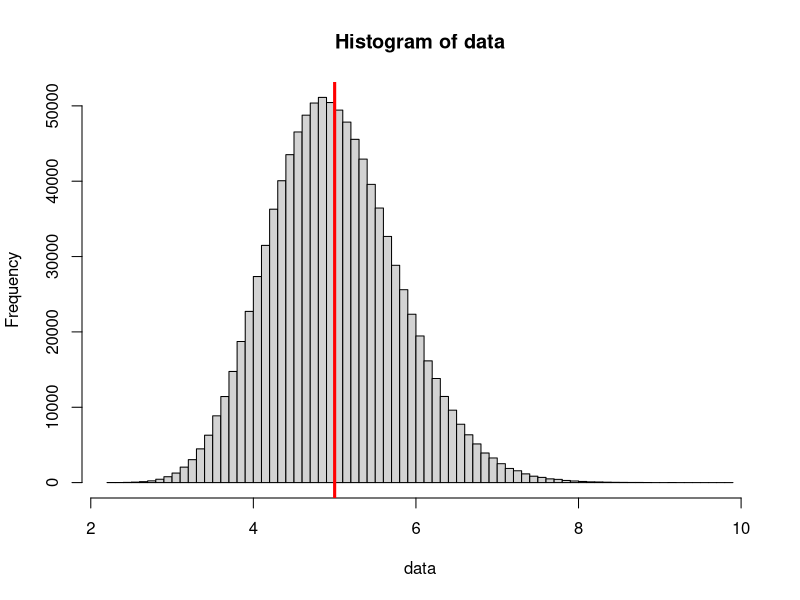
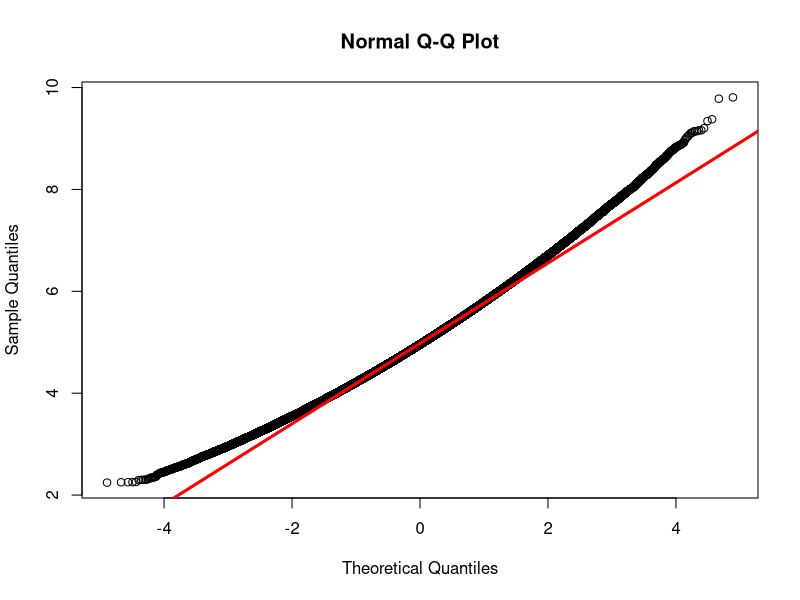
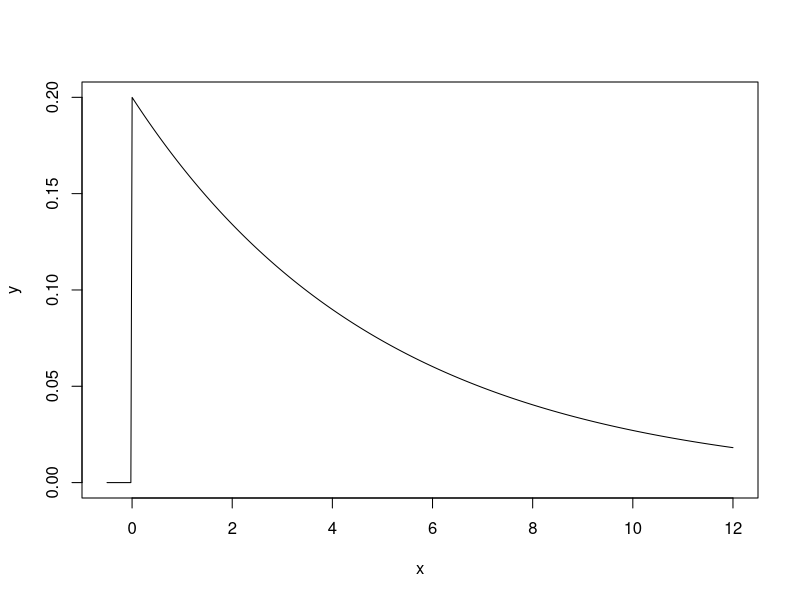

Reproduce these figures in R, in order. (Note: this script raises an error after producing the figures.)
## ---- chunk 1
set.seed(12345)
number.of.simulations <- 1000000
number.of.variables <- 40
lambda <- 0.2
draw.data <- as.data.frame(matrix(
  rexp(number.of.variables * number.of.simulations, lambda), 
  nrow = number.of.simulations,
  ncol = number.of.variables))
## ---- chunk 2
data <- rowMeans(draw.data)
names(data) <- 'sample.means'
## ---- chunk 3
sample.mean <- mean(data)
theoretical.mean <- 1.0 / lambda
print(sprintf("Sample mean: %f, True mean: %f, Error: %f", 
              sample.mean, theoretical.mean, sample.mean - theoretical.mean))
## ---- chunk 4
sample.variance <- sum((data - sample.mean)^2) / (number.of.simulations - 1)
sample.sigma = sqrt(sample.variance)
theoretical.sigma <- (1.0 / lambda) / sqrt(number.of.variables)
print(sprintf("Sample diviation: %f, True diviation: %f, Error: %f", 
              sample.sigma, theoretical.sigma, sample.sigma - theoretical.sigma))
## ---- chunk 5
print(sample.mean + c(-1, 1) * qnorm(0.975) * sample.sigma / sqrt(number.of.simulations))
## ---- chunk 6
hist(data, breaks = 100)
abline(v = 5, lwd = 3, col = 'red')
qqnorm(data)
qqline(data, lwd = 3, col = 'red')
## ---- chunk 7
print(sprintf("Points below the mean: %f, as a percentage: %f", 
              sum(data < 5), sum(data < 5) / length(data)))
print(sprintf("Points above the mean: %f, as a percentage: %f", 
              sum(data > 5), sum(data > 5) / length(data)))
## ---- chunk 8
x <- seq(-0.5, 12, length.out=500)
y <- dexp(x, lambda)
plot(x, y, type='l')
## ---- chunk 9
v <- as.vector(as.matrix(draw.data))
print(sprintf("Points below the mean: %f, as a percentage: %f", 
              sum(v < 5), sum(v < 5) / length(v)))
print(sprintf("Points above the mean: %f, as a percentage: %f", 
              sum(v > 5), sum(v > 5) / length(v)))
## ---- chunk 10
set.seed(12345)
number.of.simulations <- 1000000 /2
number.of.variables <- 40 * 2
lambda <- 0.2
draw.data <- as.data.frame(matrix(
  rexp(number.of.variables * number.of.simulations, lambda), 
  nrow = number.of.simulations,
  ncol = number.of.variables))

data <- rowMeans(draw.data)
names(data) <- 'sample.means'
hist(data, breaks = 100)
abline(v = 5, lwd = 3, col = 'red')
qqnorm(data)
qqline(data, lwd = 3, col = 'red')
## ---- chunk 11
print(sprintf("Points below the mean: %f, as a percentage: %f", 
              sum(data < 5), sum(data < 5) / length(data)))
print(sprintf("Points above the mean: %f, as a percentage: %f", 
              sum(data > 5), sum(data > 5) / length(data)))
